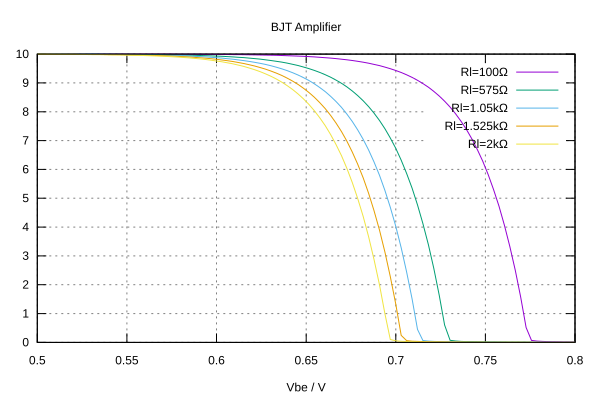

The script that saved this image:
set term svg size 600, 400 dynamic
set output "amp-bjt.svg"
set xlabel "Vbe / V"
set border 0
set grid lw 1
set border lw 1
set format y "%g"
set format x "%g"
plot for [IDX=0:4] \
  'amp-bjt.data' \
  index IDX \
  using 1:2 \
  with lines lw 1 \
  title columnheader(1)
